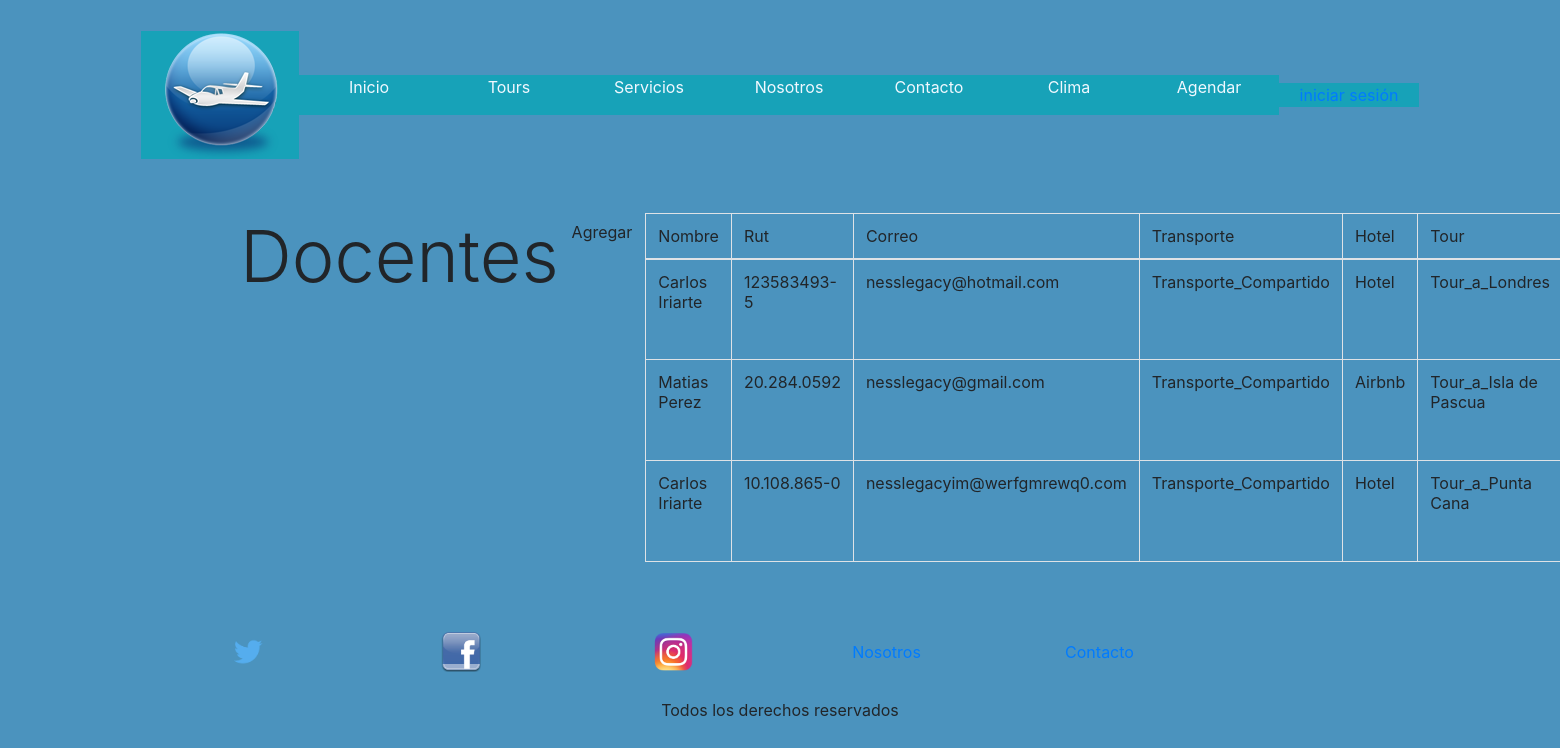
Page /apps.Formulario/listar_reserva/ on the committed database.
### apps/Formulario/models.py (models this page shows, shortened)
class Reservas (models.Model):
    nombre = models.CharField(max_length=30)
    rut = models.CharField(max_length=20)
    correo = models.EmailField(max_length=70,blank=True, null= True, unique= True)
    transporte = models.CharField(max_length=50, choices=TRANSPORTE)
    hotel = models.CharField(max_length=50, choices=HOTEL)
    tour = models.CharField(max_length=50, choices=TOUR)
    fecha = models.CharField(max_length=15)

### apps/Formulario/views.py (the view)
# urls.py: path('listar_reserva/', ReservasList.as_view(), name="reservas_list"),
class ReservasList (ListView):
    model = Reservas
    template_name = 'Formulario/listar_reserva.html'

### templates/Formulario/listar_reserva.html (shortened to what this page needs)
{% extends 'base.html' %}
{% load static %}
{% block content %}
<div class="container">
  <h1 class="display-3">Docentes</h1>
  <a class="btn" role="button" href="{% url 'reservas_form' %}">Agregar</a>
  {% if not object_list %}
  <h1>No hay registro de docentes</h1>
  <br><br><br><br><br><br><br><br>
  {% else %}
  <table class="table table-bordered">
    <thead>
      <tr>
        <td>Nombre</td>
        <td>Rut</td>
        <td>Correo</td>
        <td>Transporte</td>
        <td>Hotel</td>
        <td>Tour</td>
      </tr>
    </thead>
    <tbody>
      {% for reserva in object_list %}
      <tr>
        <td>{{ reserva.nombre }}</td>
        <td>{{ reserva.rut }}</td>
        <td>{{ reserva.correo }}</td>
        <td>{{ reserva.transporte }}</td>
        <td>{{ reserva.hotel }}</td>
        <td>{{ reserva.tour }}</td>
      </tr>
      {% endfor %}
    </tbody>
  </table>
  {% endif %}
</div>
{% endblock %}

### templates/base.html (shortened to what this page needs)
{% load static %}
<html>
<head>
    <link rel="stylesheet" href="{% static 'css/estilo.css' %}">
    <link rel="stylesheet" href="https://stackpath.bootstrapcdn.com/bootstrap/4.3.1/css/bootstrap.min.css">
</head>
<body style="background-color: rgba(42, 128, 179, 0.842);">
    {% block navbar %}
    <div class="abajo navegador">
        <div class="row">
            <div class="col-sm btn-info"><a href="https://www.youtube.com/watch?v=dQw4w9WgXcQ">
                    <img src="{% static 'images\icons\airplane(1).png' %}" alt="home"></a></div>
            <div class="col-sm btn-info"><a href="{% url 'index' %}">
                    <p style="color: aliceblue; ">Inicio</p>
                </a></div>
            <div class="col-sm btn-info"><a href="{% url 'recomendados' %}">
                    <p style="color: aliceblue;">Tours</p>
                </a></div>
            <div class="col-sm btn-info"><a href="{% url 'servicios' %}">
                    <p style="color: aliceblue;">Servicios</p>
                </a></div>
            <div class="col-sm btn-info"><a href="{% url 'nosotros' %}">
                    <p style="color: aliceblue;">Nosotros</p>
                </a></div>
            <div class="col-sm btn-info"><a href="{% url 'contacto' %}">
                    <p style="color: aliceblue;">Contacto</p>
                </a></div>
            <div class="col-sm btn-info"><a href="{% url 'api_tiempo' %}">
                    <p style="color: aliceblue;">Clima</p>
                </a></div>
            <div class="col-sm btn-info"><a href="{% url 'formulario' %}">
                    <p style="color: aliceblue;">Agendar</p>
                </a></div>
            {% if not user.is_authenticated %}
                <div class="col-sm btn-info"><a href="{% url 'login' %}">iniciar sesión</a></div>
            {% endif %}
        </div>
    </div>
    {% endblock %}
    <div class="content container">
        <div class="row">
            <div class="col-md-8">
                {% block content %} {% endblock %}
            </div>
        </div>
    </div>
    {% block footer %}
    <footer>
        <div class="abajo navegador">
            <div class="row">
                <div class="col-sm-2"><a href="https://twitter.com/home?lang=es"><img src="{%static 'images\icons\twitter.png'%}" alt="" style="width:42px;height:42px;"></a>
                </div>
                <div class="col-sm-2"><a href="https://www.facebook.com/"><img src="{%static 'images\icons\facebook.png'%}" alt="" style="width:42px;height:42px;"></a>
                </div>
                <div class="col-sm-2"><a href="https://www.instagram.com/"><img src="{%static 'images\icons\instagram.png'%}" alt=""style="width:42px;height:42px;"></a>
                </div>
                <div class="col-sm-2"><a href="nosotros.html">Nosotros</a></div>
                <div class="col-sm-2"><a href="contacto.html">Contacto</a></div>
            </div>
            <p>Todos los derechos reservados</p>
        </div>
    </footer>
    {% endblock %}
</body>
</html>

### static/css/estilo.css (style rules this page uses)
.row { margin-left: 10%; margin-right: 10%; margin-top: 2%; margin-bottom: 2%; align-items: center; }
.container { display: flex; }
.navegador { margin-left: 10%; margin-right: 10%; margin-top: 2%; margin-bottom: 2%; border-width: 1%; border-color: burlywood; }
body { background-color: lightblue; margin-left: 10%; margin-right: 10%; }
.abajo { text-align: center; }

### rows in the picture
Reservas: nombre "Carlos Iriarte", rut "123583493-5", correo "nesslegacy@hotmail.com", transporte "Transporte_Compartido", hotel "Hotel", tour "Tour_a_Londres"
Reservas: nombre "Matias Perez", rut "20.284.0592", correo "nesslegacy@gmail.com", transporte "Transporte_Compartido", hotel "Airbnb", tour "Tour_a_Isla de Pascua"
Reservas: nombre "Carlos Iriarte", rut "10.108.865-0", correo "nesslegacyim@werfgmrewq0.com", transporte "Transporte_Compartido", hotel "Hotel", tour "Tour_a_Punta Cana"
